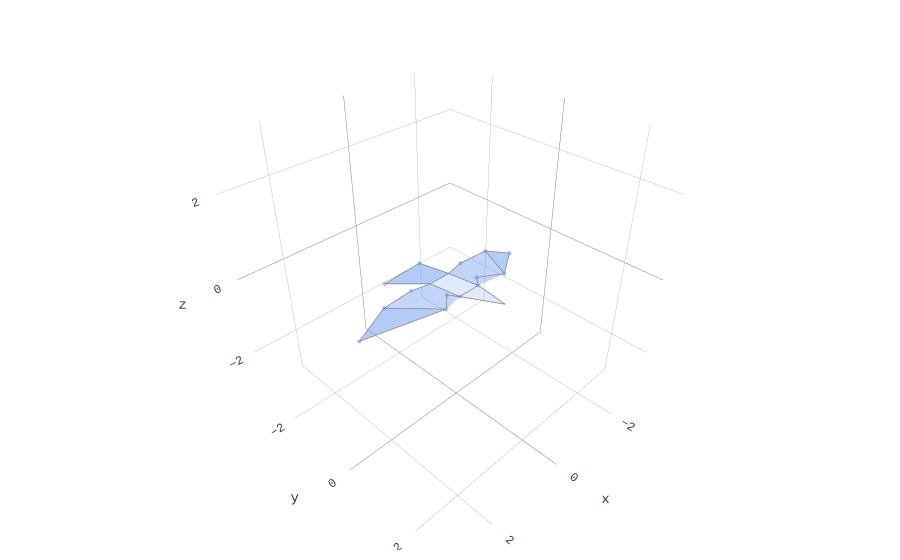

The code cell stored with this chart in its notebook:
### Code cell
# Now re-include them — we actually want the tail for our full analysis
pigeon.include_markers(['left_tailtip', 'right_tailtip'])

print("After re-including tail tips:")
print(pigeon.analysis_marker_names)
print(f"Count: {len(pigeon.analysis_marker_names)}")

fig = plot_plotly(pigeon, colour='cornflowerblue')
fig.show()

### Figure 1 — Plotly figure (JSON) as saved in the notebook; plotly's stock layout.template omitted (floating-point values rounded to 4 significant figures)
{"data": [{"color": "cornflowerblue", "hoverinfo": "none", "opacity": 0.2, "type": "mesh3d", "x": [0.271, -0.05033, -0.271], "y": [0.3412, 1.261, 0.3412], "z": [0.002318, 0.1311, 0.002318]}, {"hoverinfo": "name", "line": {"color": "grey", "width": 1.5}, "mode": "lines", "name": "head cornflowerblue", "type": "scatter3d", "x": [0.271, -0.05033, -0.271, 0.271], "y": [0.3412, 1.261, 0.3412, 0.3412], "z": [0.002318, 0.1311, 0.002318, 0.002318]}, {"color": "cornflowerblue", "hoverinfo": "none", "opacity": 0.2, "type": "mesh3d", "x": [0.271, 0.271, 0.04818, -0.271, -0.271], "y": [0.3412, -0.5183, -0.5183, -0.5183, 0.3412], "z": [0.002318, -0.1189, -0.1189, -0.1189, 0.002318]}, {"hoverinfo": "name", "line": {"color": "grey", "width": 1.5}, "mode": "lines", "name": "body cornflowerblue", "type": "scatter3d", "x": [0.271, 0.271, 0.04818, -0.271, -0.271, 0.271], "y": [0.3412, -0.5183, -0.5183, -0.5183, 0.3412, 0.3412], "z": [0.002318, -0.1189, -0.1189, -0.1189, 0.002318, 0.002318]}, {"color": "cornflowerblue", "hoverinfo": "none", "opacity": 0.5, "type": "mesh3d", "x": [0.271, 0.04818, -0.271, -0.4749, 0.5937], "y": [-0.5183, -0.5183, -0.5183, -1.677, -1.647], "z": [-0.1189, -0.1189, -0.1189, -0.4987, -0.5274]}, {"hoverinfo": "name", "line": {"color": "grey", "width": 1.5}, "mode": "lines", "name": "tail cornflowerblue", "type": "scatter3d", "x": [0.271, 0.04818, -0.271, -0.4749, 0.5937, 0.271], "y": [-0.5183, -0.5183, -0.5183, -1.677, -1.647, -0.5183], "z": [-0.1189, -0.1189, -0.1189, -0.4987, -0.5274, -0.1189]}, {"color": "cornflowerblue", "hoverinfo": "none", "opacity": 0.4, "type": "mesh3d", "x": [0.271, 0.4367, 0.8501, 1.492, 0.7293, 0.271], "y": [0.3412, 0.1392, 0.5401, -0.575, -0.6189, -0.5183], "z": [0.002318, 0.02094, 0.1121, -0.1258, -0.1187, -0.1189]}, {"hoverinfo": "name", "line": {"color": "grey", "width": 1.5}, "mode": "lines", "name": "right_armwing cornflowerblue", "type": "scatter3d", "x": [0.271, 0.4367, 0.8501, 1.492, 0.7293, 0.271, 0.271], "y": [0.3412, 0.1392, 0.5401, -0.575, -0.6189, -0.5183, 0.3412], "z": [0.002318, 0.02094, 0.1121, -0.1258, -0.1187, -0.1189, 0.002318]}, {"color": "cornflowerblue", "hoverinfo": "none", "opacity": 0.4, "type": "mesh3d", "x": [-0.271, -0.4367, -0.8501, -1.492, -0.7293, -0.271], "y": [0.3412, 0.1392, 0.5401, -0.575, -0.6189, -0.5183], "z": [0.002318, 0.02094, 0.1121, -0.1258, -0.1187, -0.1189]}, {"hoverinfo": "name", "line": {"color": "grey", "width": 1.5}, "mode": "lines", "name": "left_armwing cornflowerblue", "type": "scatter3d", "x": [-0.271, -0.4367, -0.8501, -1.492, -0.7293, -0.271, -0.271], "y": [0.3412, 0.1392, 0.5401, -0.575, -0.6189, -0.5183, 0.3412], "z": [0.002318, 0.02094, 0.1121, -0.1258, -0.1187, -0.1189, 0.002318]}, {"color": "cornflowerblue", "hoverinfo": "none", "opacity": 0.5, "type": "mesh3d", "x": [-0.8501, -1.492, -2.236], "y": [0.5401, -0.575, -0.4725], "z": [0.1121, -0.1258, -0.4797]}, {"hoverinfo": "name", "line": {"color": "grey", "width": 1.5}, "mode": "lines", "name": "left_handwing cornflowerblue", "type": "scatter3d", "x": [-0.8501, -1.492, -2.236, -0.8501], "y": [0.5401, -0.575, -0.4725, 0.5401], "z": [0.1121, -0.1258, -0.4797, 0.1121]}, {"color": "cornflowerblue", "hoverinfo": "none", "opacity": 0.5, "type": "mesh3d", "x": [0.8501, 1.492, 2.236], "y": [0.5401, -0.575, -0.4725], "z": [0.1121, -0.1258, -0.4797]}, {"hoverinfo": "name", "line": {"color": "grey", "width": 1.5}, "mode": "lines", "name": "right_handwing cornflowerblue", "type": "scatter3d", "x": [0.8501, 1.492, 2.236, 0.8501], "y": [0.5401, -0.575, -0.4725, 0.5401], "z": [0.1121, -0.1258, -0.4797, 0.1121]}, {"hoverinfo": "none", "marker": {"color": "cornflowerblue", "opacity": 0.5, "size": 2.5}, "mode": "markers", "type": "scatter3d", "x": [-2.236, 2.236, -0.8501, 0.8501, -1.492, 1.492, -0.7293, 0.7293, -0.4367, 0.4367, -0.271, 0.271, -0.4749, 0.5937], "y": [-0.4725, -0.4725, 0.5401, 0.5401, -0.575, -0.575, -0.6189, -0.6189, 0.1392, 0.1392, 0.3412, 0.3412, -1.677, -1.647], "z": [-0.4797, -0.4797, 0.1121, 0.1121, -0.1258, -0.1258, -0.1187, -0.1187, 0.02094, 0.02094, 0.002318, 0.002318, -0.4987, -0.5274]}], "layout": {"font": {"family": "Andale Mono, Courier New, sans-serif"}, "margin": {"b": 10, "l": 10, "r": 10, "t": 10}, "scene": {"aspectmode": "cube", "aspectratio": {"x": 1, "y": 1, "z": 1}, "xaxis": {"backgroundcolor": "white", "dtick": 2, "gridcolor": "grey", "gridwidth": 0.5, "range": [-3.131, 3.131], "showbackground": true, "tick0": 0, "zerolinecolor": "grey"}, "yaxis": {"backgroundcolor": "white", "dtick": 2, "gridcolor": "grey", "gridwidth": 0.5, "range": [-3.339, 2.923], "showbackground": true, "tick0": 0, "zerolinecolor": "grey"}, "zaxis": {"backgroundcolor": "white", "dtick": 2, "gridcolor": "grey", "gridwidth": 0.5, "range": [-3.131, 3.131], "showbackground": true, "tick0": 0, "zerolinecolor": "grey"}}, "showlegend": false}}
